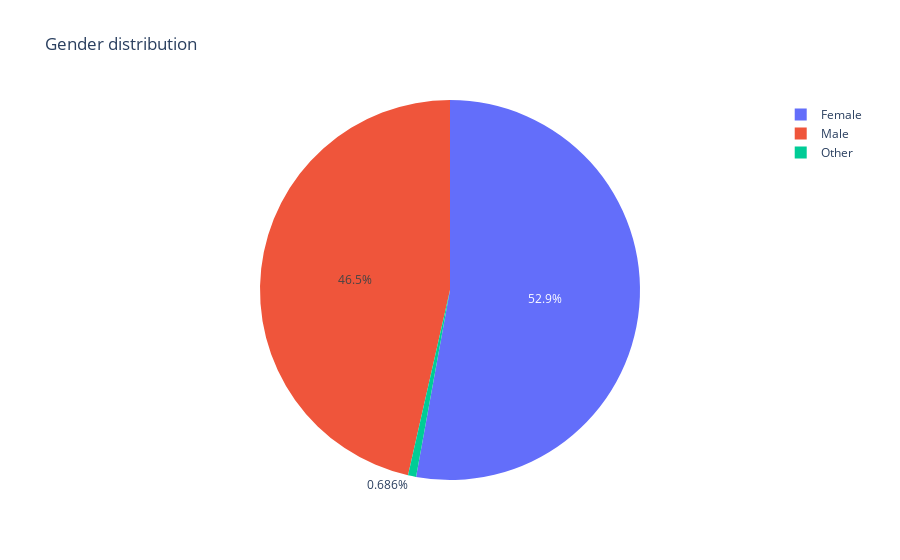

The notebook cell this image was saved under:
### Code cell
gender_series = foodie['Gender'].value_counts()
labels = (np.array(gender_series.index))
sizes = (np.array((gender_series /gender_series.sum())*100))

trace = go.Pie(labels=labels, values=sizes)
layout = go.Layout(
    title='Gender distribution'
)
data = [trace]
fig = go.Figure(data=data, layout=layout)
py.iplot(fig, filename="gender")

### Figure 1 — Plotly figure (JSON) as saved in the notebook; plotly's stock layout.template omitted (floating-point values rounded to 4 significant figures)
{"data": [{"labels": ["Female", "Male", "Other"], "type": "pie", "values": [52.86, 46.45, 0.6865]}], "layout": {"title": {"text": "Gender distribution"}}}
